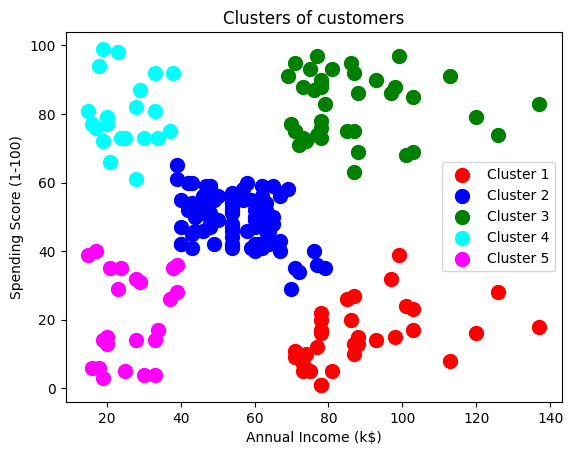

This figure's Python source:
# Converted from: Hierarchical_Clustering.ipynb

#!/usr/bin/env python
# coding: utf-8

# # Hierarchical Clustering

# ## Importing the libraries

# In[5]:


import numpy as np
import matplotlib.pyplot as plt
import pandas as pd

# ## Importing the dataset

# In[6]:


dataset = pd.read_csv('Mall_Customers.csv')
X = dataset.iloc[:, [3, 4]].values

# ## Using the dendrogram to find the optimal number of clusters

# In[7]:


import scipy.cluster.hierarchy as sch
dendrogram = sch.dendrogram(sch.linkage(X, method = 'ward'))
plt.title('Dendrogram')
plt.xlabel('Customers')
plt.ylabel('Euclidean distances')
plt.show()

# ## Training the Hierarchical Clustering model on the dataset

# In[9]:


from sklearn.cluster import AgglomerativeClustering
hc = AgglomerativeClustering(n_clusters = 5, metric = 'euclidean', linkage = 'ward')
y_hc = hc.fit_predict(X)

# ## Visualising the clusters

# In[10]:


plt.scatter(X[y_hc == 0, 0], X[y_hc == 0, 1], s = 100, c = 'red', label = 'Cluster 1')
plt.scatter(X[y_hc == 1, 0], X[y_hc == 1, 1], s = 100, c = 'blue', label = 'Cluster 2')
plt.scatter(X[y_hc == 2, 0], X[y_hc == 2, 1], s = 100, c = 'green', label = 'Cluster 3')
plt.scatter(X[y_hc == 3, 0], X[y_hc == 3, 1], s = 100, c = 'cyan', label = 'Cluster 4')
plt.scatter(X[y_hc == 4, 0], X[y_hc == 4, 1], s = 100, c = 'magenta', label = 'Cluster 5')
plt.title('Clusters of customers')
plt.xlabel('Annual Income (k$)')
plt.ylabel('Spending Score (1-100)')
plt.legend()
plt.show()
